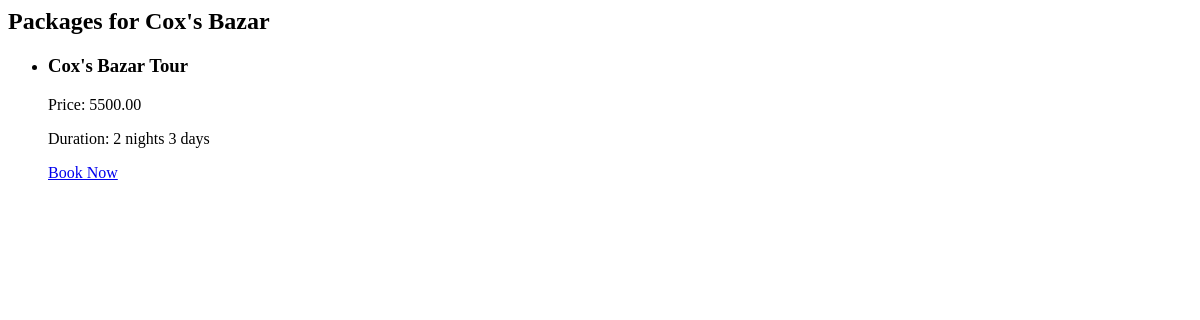
The page /destination/2/packages/ on the database as committed earlier.
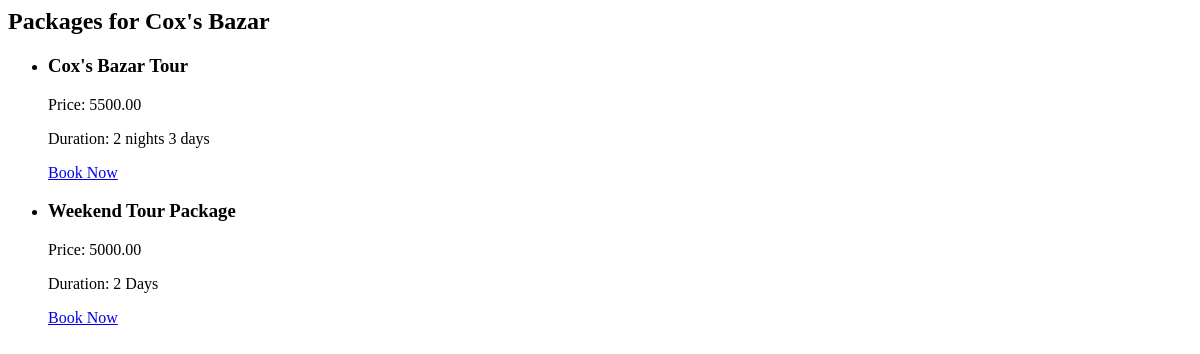
The same page on the database as committed later.
### myapp/models.py (models this page shows, shortened)
class Package(models.Model):
    name = models.CharField(max_length=100)
    destination = models.ForeignKey(Destination, on_delete=models.CASCADE, related_name='packages', null=True, blank=True)
    price = models.DecimalField(max_digits=10, decimal_places=2)
    duration = models.CharField(max_length=50)
    features = models.TextField()
    image = models.ImageField(upload_to='packages/', default= 'default.jpg')

### myapp/views.py (the view)
# urls.py: path('destination/<int:destination_id>/packages/', views.destination_packages, name='destination_packages'),
def destination_packages(request, destination_id):
    destination = get_object_or_404(Destination, id=destination_id)
    packages = destination.packages.all()
    return render(request, 'myapp/destination_packages.html', {'destination': destination, 'packages': packages})

### myapp/context_processors.py (called while the page is built)
def category_dropdown(request):
    return {
        'categories_for_nav': Category.objects.all()
    }

### myapp/templates/myapp/destination_packages.html
<h2>Packages for {{ destination.name }}</h2>
{% if packages %}
<ul>
    {% for package in packages %}
    <li>
        <h3>{{ package.name }}</h3>
        <p>Price: {{ package.price }}</p>
        <p>Duration: {{ package.duration }}</p>
        <a href="{% url 'booking' package.id %}">Book Now</a>
    </li>
    {% endfor %}
</ul>
{% else %}
<p>No packages available for this destination.</p>
{% endif %}

Rows that differ between the two databases and show on the page:
added Package: name "Weekend Tour Package", price "5000.00", duration "2 Days"
